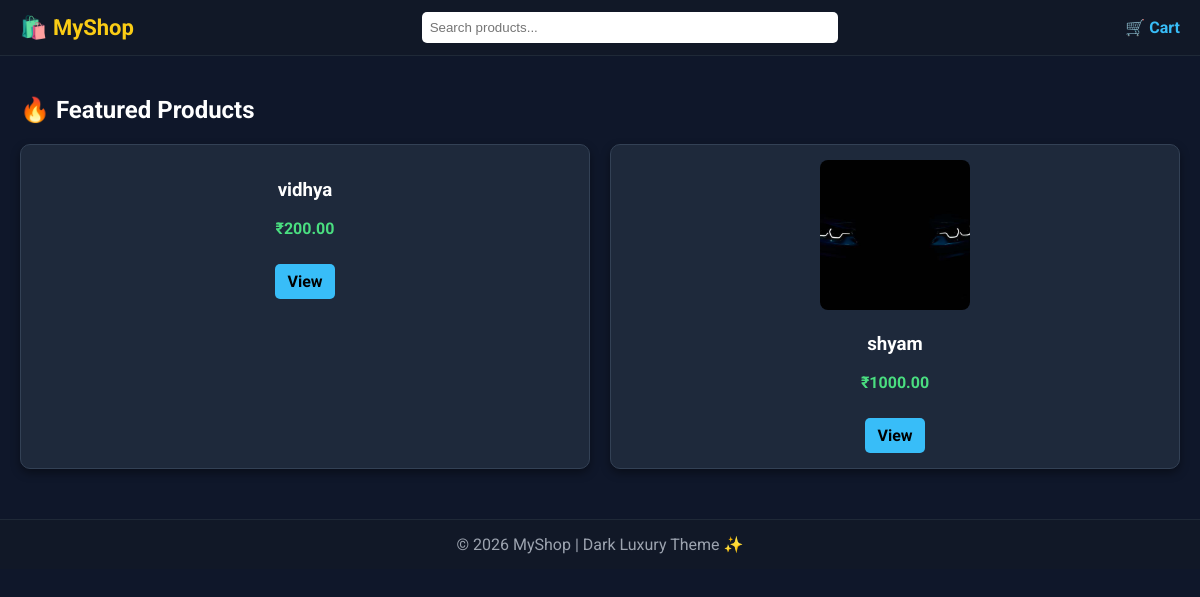
Before: / with the older database file.
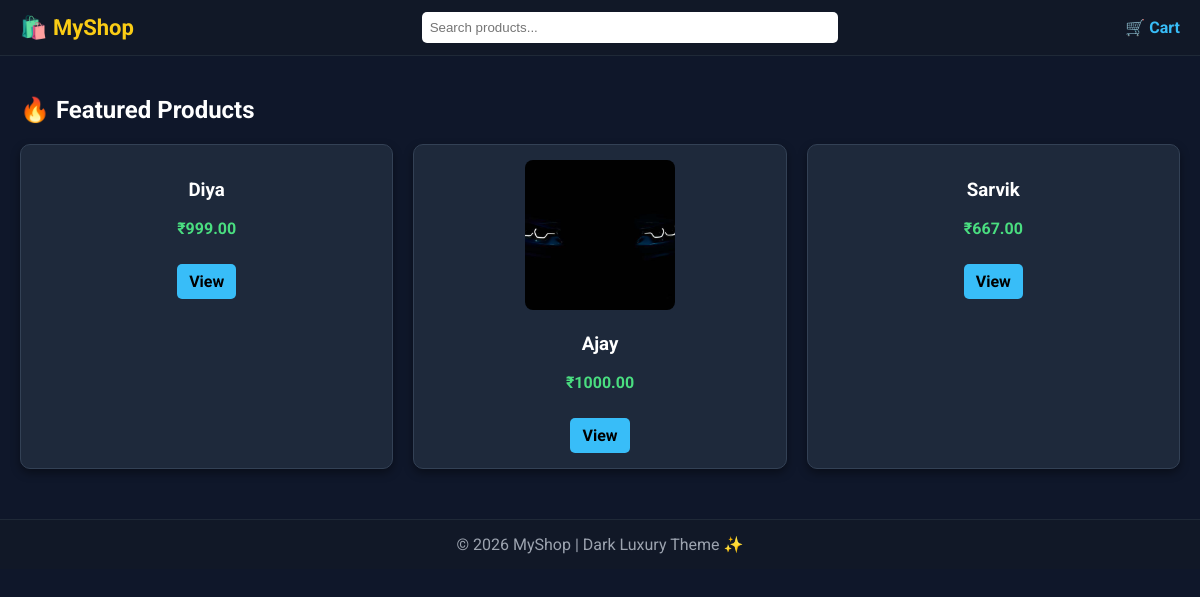
After: the same page with the newer database file.
### products/models.py (models this page shows, shortened)
class Product(models.Model):
    name = models.CharField(max_length=200)
    price = models.DecimalField(max_digits=10, decimal_places=2)
    description = models.TextField()
    image = models.ImageField(upload_to='products/', null=True, blank=True)

### products/views.py (the view)
# urls.py: path('', views.home),
def home(request):
    products = Product.objects.all()
    return render(request, 'home.html', {'products': products})

### products/templates/home.html (shortened to what this page needs)
{% extends 'base.html' %}
{% block content %}
<h2>🔥 Featured Products</h2>
<div class="container">
{% for product in products %}
<div class="card">
    {% if product.image %}
        <img src="{{ product.image.url }}">
    {% endif %}
    <h3>{{ product.name }}</h3>
    <p class="price">₹{{ product.price }}</p>
    <a class="btn" href="/product/{{ product.id }}/">
        View
    </a>
</div>
{% endfor %}
</div>
{% endblock %}

### products/templates/base.html (shortened to what this page needs)
<!DOCTYPE html>
<html>
<head>
</head>
<body>
<div class="navbar">
    <div class="logo">🛍️ MyShop</div>
    <div class="search-box">
        <form method="GET" action="/">
            <input type="text" name="q" placeholder="Search products...">
        </form>
    </div>
    <div class="cart">🛒 Cart</div>
</div>
<div class="content">
    {% block content %}
    {% endblock %}
</div>
<div class="footer">
    © 2026 MyShop | Dark Luxury Theme ✨
</div>
</body>
</html>

### products/templates/base.html (style rules this page uses)
body { margin:0; font-family: 'Roboto', sans-serif; background: #0f172a; color: white; }
.navbar { background: #111827; padding: 12px 20px; display: flex; align-items: center; justify-content: space-between; border-bottom: 1px solid #1f2937; }
.logo { font-size: 22px; font-weight: bold; color: #facc15; }
.search-box input { width: 400px; padding: 8px; border-radius: 5px; border: none; outline: none; }
.cart { font-weight: bold; color: #38bdf8; }
.content { padding: 20px; }
.footer { background: #111827; text-align: center; padding: 15px; margin-top: 30px; border-top: 1px solid #1f2937; color: #9ca3af; }

### products/templates/home.html (style rules this page uses)
.container { display: grid; grid-template-columns: repeat(auto-fit, minmax(200px, 1fr)); gap: 20px; }
.card { background: #1e293b; padding: 15px; border-radius: 10px; text-align: center; box-shadow: 0 4px 10px rgba(0,0,0,0.4); transition: 0.3s; border: 1px solid #334155; }
.card img { width: 150px; height: 150px; object-fit: cover; border-radius: 8px; }
.price { color: #4ade80; font-weight: bold; }
.btn { display: inline-block; margin-top: 10px; padding: 8px 12px; background: #38bdf8; color: black; text-decoration: none; border-radius: 5px; font-weight: bold; }

Changed rows visible on the page:
changed Product: name "vidhya" → "Diya"; price "200.00" → "999.00"
changed Product: name "shyam" → "Ajay"
added Product: name "Sarvik", price "667.00"
